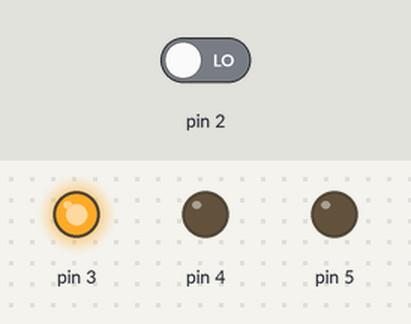
A sketch run on a simulated Arduino Uno, built with avr-gcc and run on an emulated ATmega328P. On the bench: output pins drawn as LEDs (lit = HIGH). Inputs (shaded band) come from the test bench; at power-on: pin 2 LOW. What the sketch prints to the serial monitor is not drawn.

Above: at 1.2 s.
1.3 s: pin 2 driven HIGH
At 2.6 s:
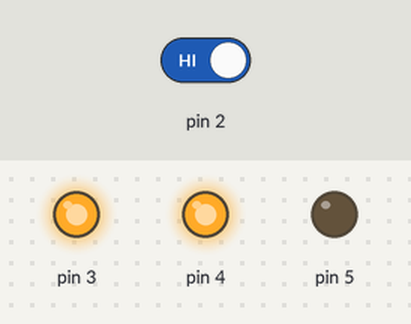
Timing chart, 0 to 4.3 s (numbered marks = the images above; inputs shaded):
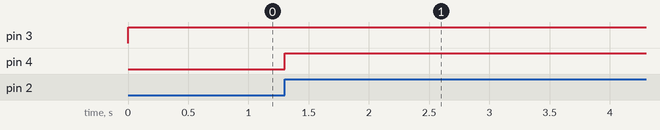

Measured:
- after the input at 1.3 s, pin 5: stops changing and stays LOW

The sketch:

p02_SpaceshipInterface_Blink_2.ino
```cpp
/*
  Arduino Starter Kit example
 Project 2  - Spaceship Interface

 This sketch is written to accompany Project 2 in the
 Arduino Starter Kit

 Parts required:
 1 green LED
 2 red LEDs
 pushbutton
 10 kilohm resistor
 3 220 ohm resistors

 Created 13 September 2012
 by Scott Fitzgerald

 Modifed 21 April 2015
 by TC

 http://arduino.cc/starterKit

 This example code is part of the public domain
*/


static int CRUISE = 0;
static int INIT = 1;
static int ENGAGE = 2;

// initial 'jump_drive' state.
int jump_drive = CRUISE;

// the delay for blink time in ms.
static int BLINK_TIME = 2000;
// the last blink time.
unsigned long blink_clock = 0;
// standby state blink time.
boolean blink_state = true;

// the delay for init time in ms.
static int INIT_TIME = 4000;
// the last init time.
unsigned long init_clock = 0;

// the delay for blink time in ms.
static int JUMP_TIME = 8000;
// the last jump time.
unsigned long jump_clock = 0;

void setup() {

  Serial.begin(9600);
  Serial.println("Initialised stream...");

  // declare the LED pins as outputs
  pinMode(3, OUTPUT);
  pinMode(4, OUTPUT);
  pinMode(5, OUTPUT);

  // declare the switch pin as an input
  pinMode(2, INPUT);
}


void loop() {


  unsigned long current_time = millis();
  // Serial.print("Time: " + current_time);


  int switchstate = digitalRead(2);

  // Button Pressed
  if (switchstate == HIGH) {
    jump_drive = INIT;
    init_clock = millis();
  }

  if (jump_drive == CRUISE) {
    digitalWrite(3, HIGH);    // turn the green LED on pin 3 on
    update_blink_state();
    if (blink_state) {
        digitalWrite(4, LOW);   // turn the red LED on pin 4 off
        digitalWrite(5, LOW);   // turn the red LED on pin 5 off
    }
    else {
      digitalWrite(4, HIGH);  // turn the red LED on pin 4 on
      digitalWrite(5, HIGH);  // turn the red LED on pin 5 on
    }
  }

  else if (jump_drive == INIT) {
    if (current_time - init_clock < INIT_TIME) {
      digitalWrite(3, HIGH);  // turn the green LED on pin 3 on
      digitalWrite(4, HIGH);  // turn the red LED on pin 4 on
      digitalWrite(5, LOW);   // turn the red LED on pin 5 off
    }
    else {
      jump_drive = ENGAGE;
      jump_clock = millis();
    }
  }

  else if (jump_drive == ENGAGE) {
    if (current_time - jump_clock < JUMP_TIME) {
      digitalWrite(3, LOW);   // turn the green LED on pin 3 off
      digitalWrite(4, LOW);   // turn the red LED on pin 4 off
      digitalWrite(5, HIGH);  // turn the red LED on pin 5 on
    }
    else {
      jump_drive = CRUISE;
      blink_state = true;
      blink_clock = millis();
    }
  }
  else {
    jump_drive = CRUISE;
    blink_state = true;
    blink_clock = millis();
  }

}


void update_blink_state() {
  unsigned long current_time = millis();
  if (current_time - blink_clock > BLINK_TIME) {
    // Serial.println("Switching blink state." + current_time);
    Serial.println("Switching blink state.");
    blink_clock = current_time;
    blink_state = !blink_state;
  }
}
```
